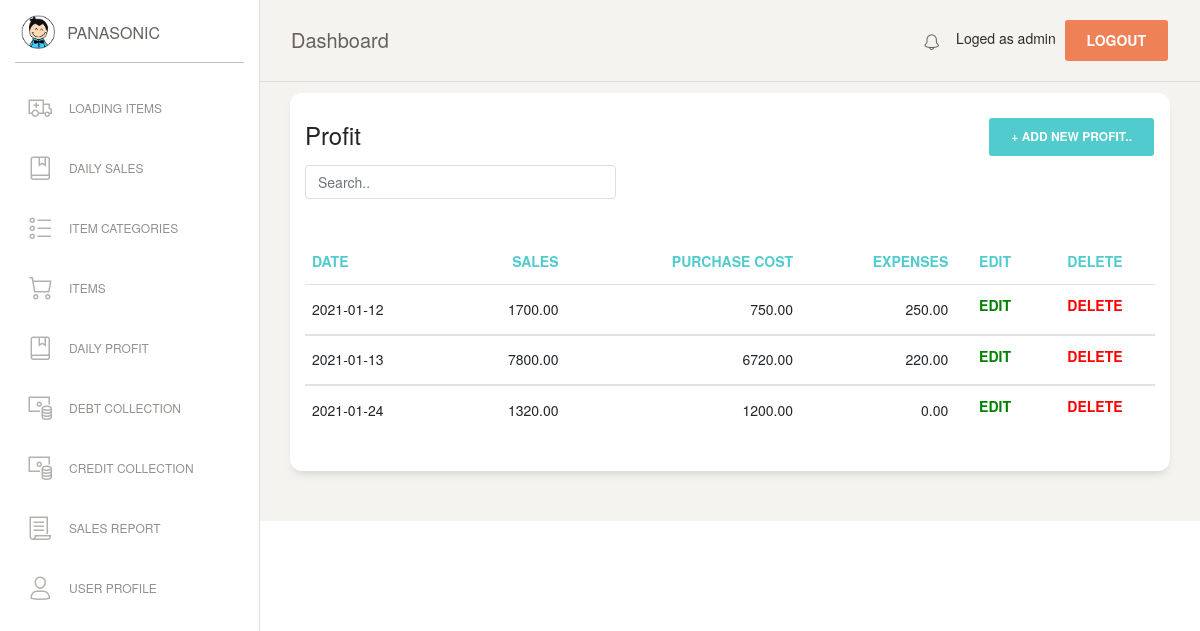
Page /profit_user_view.php (signed in) on the earlier database version.
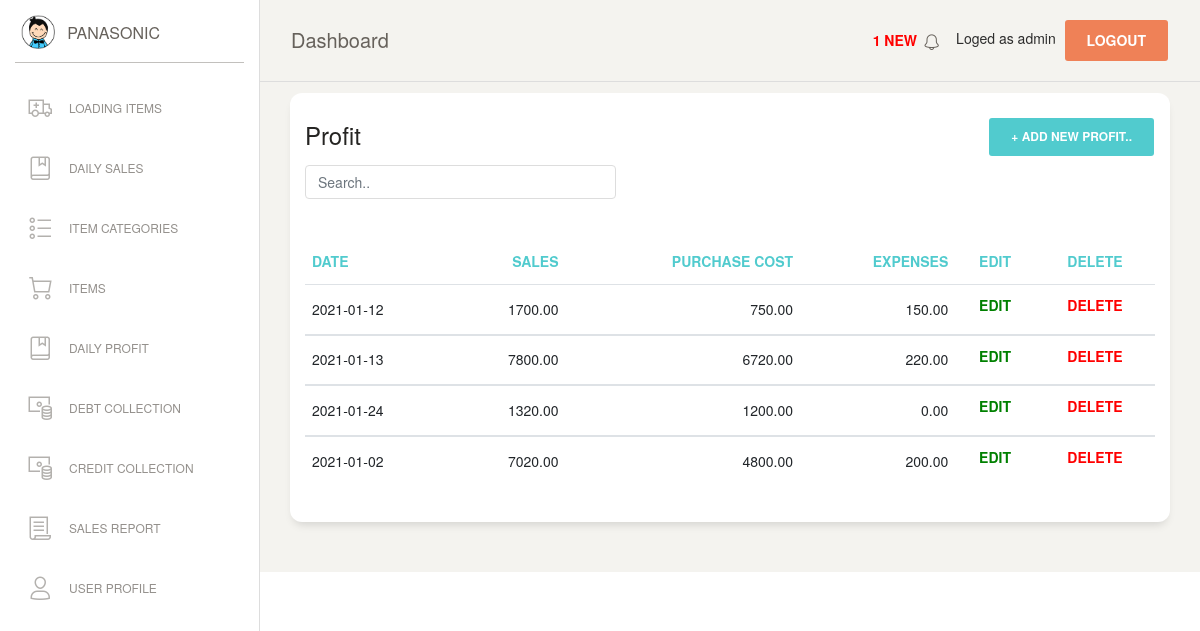
Same page on the later database version.
### tables this page shows
CREATE TABLE `profit` (
  `P_id` int(11) NOT NULL,
  `cdate` varchar(100) NOT NULL,
  `sales` double(10,2) NOT NULL DEFAULT '0.00',
  `purchase_cost` double(10,2) NOT NULL,
  `expenses` double(10,2) NOT NULL DEFAULT '0.00',
  `daily_profit` double(10,2) NOT NULL DEFAULT '0.00'
);

### notification_msg.php (called while the page is built, shortened)
<?php
$con = mysqli_connect(DB_HOSTNAME,DB_USERNAME,DB_PASSWORD);
mysqli_select_db($con,DB_NAME);
$today = new DateTime(null, new DateTimeZone('Asia/Colombo'));
$day = $today->format('Y-m-d');
$sql=mysqli_query($con,"SELECT * FROM cheques WHERE valid_date <= '$day' AND cheque_status =1 ORDER BY valid_date ASC");
$numRows = mysqli_num_rows($sql);
?>

### profit_user_view.php (the view, shortened to what this page needs)
<?php
if (!isset($_SESSION['loged_user'])) {
    header('location: login.php');
}else {
?>
<!DOCTYPE html>
<html lang="en">
<head>
  <link href="assets/css/bootstrap.min.css" rel="stylesheet" />
  <link href="assets/css/paper-dashboard.css?v=2.0.1" rel="stylesheet" />
  <link href="assets/demo/demo.css" rel="stylesheet" />
</head>
<body class="">
  <div class="wrapper ">
    <?php include('include/sidebar.php');  ?>
    <div class="main-panel">
      <?php include('include/nav.php');  ?>
      <div class="content">
       <div class="row">
          <div class="col-md-12">
            <div class="card">
              <div class="row">
              <div class="col-md-9">
              <div class="card-header">
                <h4 class="card-title"> Profit</h4>
                <input class="form-control myInput" id="myInput" type="text" placeholder="Search..">
              </div>
              </div>
              <div class="col-md-3">
                <div class="card-header">
                    <button type="button" class="btn btn-primary add-btn" data-toggle="modal" data-target="#Form1">+ Add New Profit..
                    </button>
                </div>
              </div>
              </div>
              <div class="card-body">
              </div>
              <div class="card-body">
                <div class="table-responsive">
                  <table class="table" id="myTable">
                    <thead class="text-primary">
                      <th>                    DATE    </th>
                      <th class="text-right"> SALES   </th>
                      <th class="text-right"> PURCHASE COST</th>
                      <th class="text-right"> EXPENSES</th>
                      <th class="text-center">EDIT 		</th>
                      <th class="text-center">DELETE 	</th>
                    </thead>
                    <tbody>
                      <?php
                      $sql=mysqli_query($con,"SELECT * FROM profit");
                      $numRows = mysqli_num_rows($sql);
                      if($numRows > 0) {
                        while($row = mysqli_fetch_assoc($sql)) {
                          ?>
                          <tr>
                            <td>                    <?php echo $row['cdate'] ?>        </td>
                            <td class="text-right"> <?php echo $row['sales'] ?>        </td>
                            <td class="text-right"> <?php echo $row['purchase_cost'] ?></td>
                            <td class="text-right"> <?php echo $row['expenses'] ?>     </td>
                            <td class="text-center">
                             <a href="#" onclick="editView('<?php echo $row['P_id']; ?>')" name="edit">
                              <h6 style='color:green;'>EDIT</h6></a>
                            </td>
                            <td class="text-center">
                              <a href="#" onclick="confirmation('event','<?php echo $row['P_id']; ?>')" name="delete">
                              <h6 style='color:red;'>DELETE</h6></a>
                            </td>
                          </tr>
                    </tbody>
                           <?php
                        }
                      }
                    ?>
                    </table>
                </div>
              </div>
            </div>
          </div>
        </div>
      </div>
      </div>
       <?php include('include/footer.php');  ?>
    </div>
</body>
</html>
<?php
}
?>

### include/nav.php (shortened to what this page needs)
<nav class="navbar navbar-expand-lg navbar-absolute fixed-top navbar-transparent">
    <div class="container-fluid">
        <div class="navbar-wrapper">
        <a class="navbar-brand" href="javascript:;">Dashboard</a>
        </div>
        <div class="collapse navbar-collapse justify-content-end" id="navigation">
        <ul class="navbar-nav">
            <li class="nav-item">
            <a class="nav-link" href="debt.php">
                    <p style='color:red;'><b>
                        <?php
                            include("./notification_msg.php");
                            if($numRows>0){
                            echo " " . $numRows . " NEW ";
                        }
                        ?>
                    </b></p>
                <i class="nc-icon nc-bell-55"></i>
            </a>
            </li>
            <li class="nav-item">
            Loged as <?php echo $_SESSION['loged_user'] ?>&nbsp;
            <a href="#" onclick="confirmationLogout(event)" class="btn btn-danger square-btn-adjust">Logout</a>
            </li>
        </ul>
        </div>
    </div>
</nav>

Differences in the rows shown:
changed profit (number 1 of 4 on the later page): expenses "250.00" → "150.00"
added profit: cdate "2021-01-02", sales "7020.00", purchase_cost "4800.00", expenses "200.00"
Other differences:
$numRows: (not shown) → "1"
text now shown: "NEW"
